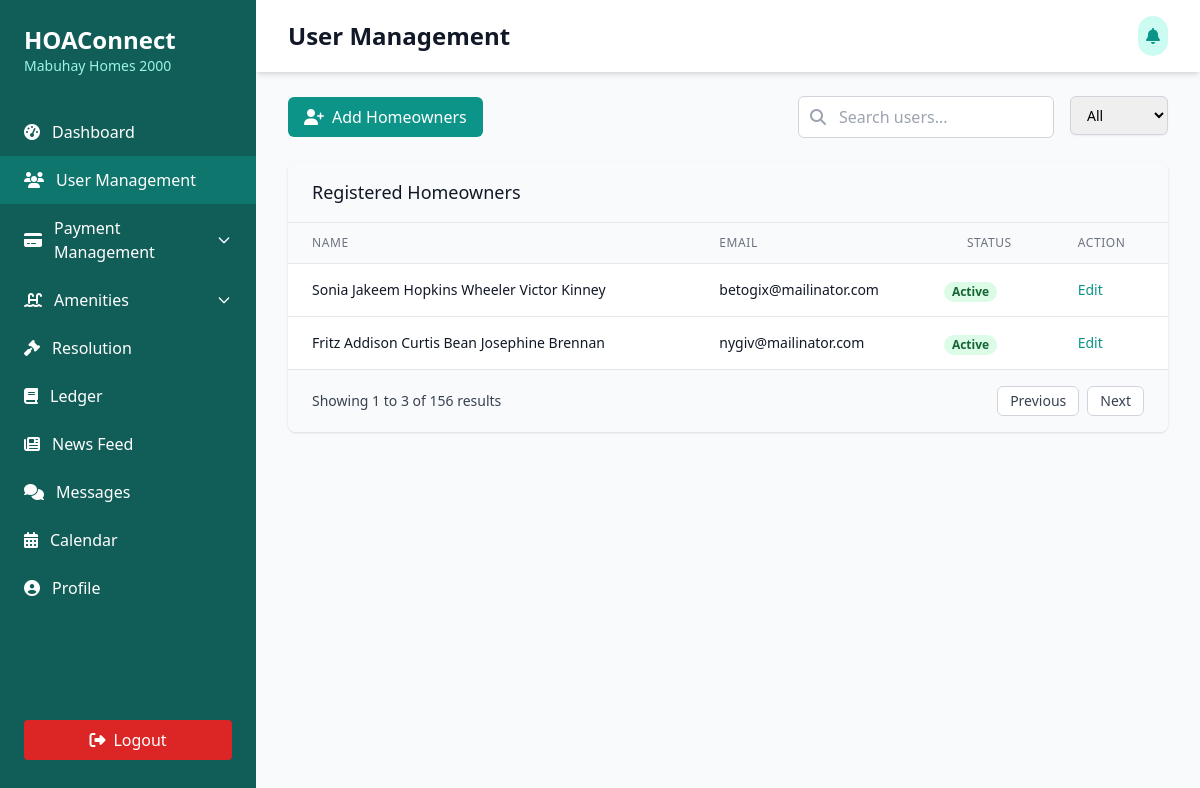
Page /Users/admin/admin-accounts.php on the earlier database version.
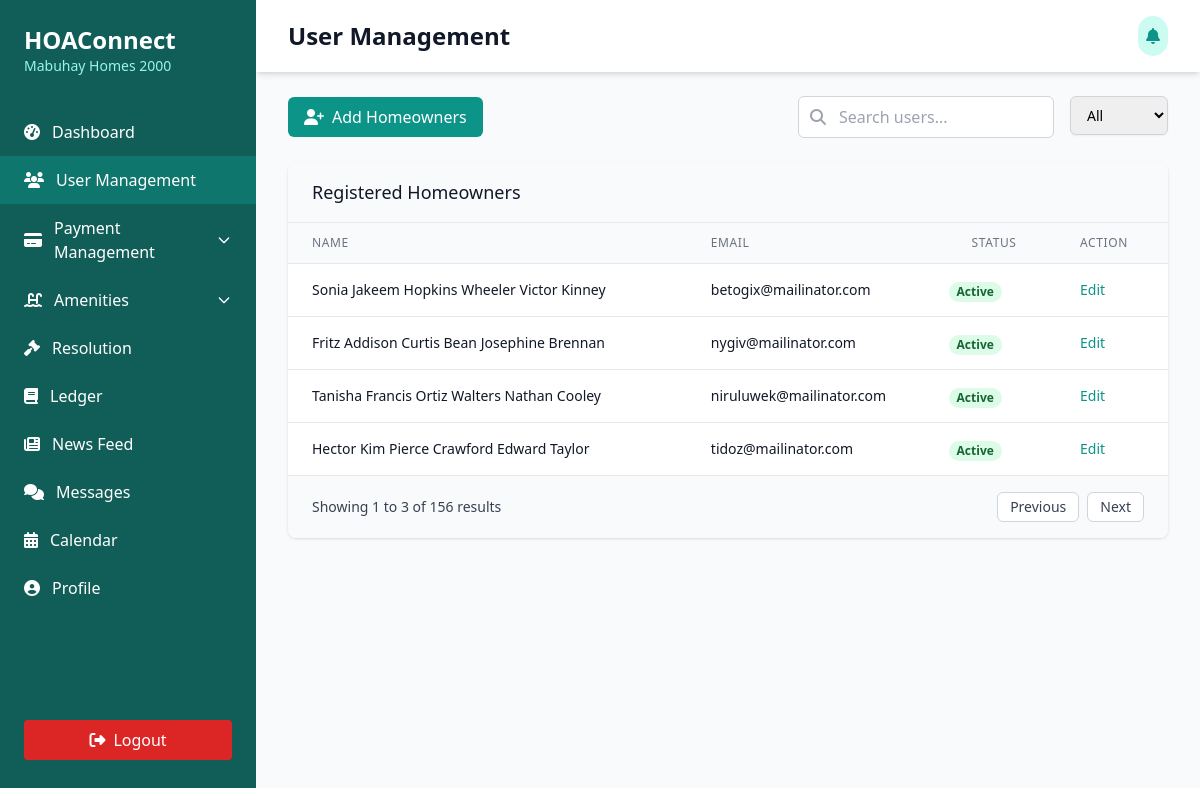
Same page on the later database version.
### tables this page shows
CREATE TABLE `users` (
  `id` int(11) NOT NULL,
  `role_id` int(11) NOT NULL,
  `user_id` int(11) NOT NULL,
  `first_name` varchar(255) NOT NULL,
  `middle_name` varchar(255) NOT NULL,
  `last_name` varchar(255) NOT NULL,
  `suffix` varchar(50) NOT NULL,
  `email_address` varchar(100) NOT NULL,
  `hoa_number` int(11) DEFAULT NULL,
  `phone_number` varchar(100) NOT NULL,
  `age` int(11) NOT NULL,
  `date_of_birth` date NOT NULL,
  `citizenship` varchar(100) NOT NULL,
  `civil_status` varchar(100) NOT NULL,
  `account_status` int(11) NOT NULL,
  `home_address` varchar(255) DEFAULT NULL,
  `lot_number` int(11) NOT NULL,
  `block_number` int(11) NOT NULL,
  `phase_number` int(11) NOT NULL,
  `village_name` varchar(200) NOT NULL,
  `date_created` date NOT NULL,
  `date_updated` date NOT NULL
);

### Users/admin/admin-accounts.php (the view, shortened to what the changed rows need)
<?php
include('../../connection/connection.php');
?>
<!DOCTYPE html>
<html lang="en">
<head>
  <script src="https://cdn.tailwindcss.com"></script>
  <link rel="stylesheet" href="https://cdnjs.cloudflare.com/ajax/libs/font-awesome/6.4.0/css/all.min.css" />
</head>
<body class="bg-gray-50">
  <div class="min-h-screen flex">
    <div class="bg-teal-800 text-white w-64 py-6 flex flex-col">
      <div class="px-6 mb-8">
        <h1 class="text-2xl font-bold">HOAConnect</h1>
      </div>
    </div>
    <div class="flex-1 overflow-x-hidden overflow-y-auto">
      <header class="bg-white shadow-md">
        <div class="max-w-7xl mx-auto py-4 px-4 sm:px-6 lg:px-8 flex justify-between items-center">
            <h1 class="text-2xl font-bold text-gray-900">User Management</h1>
          </div>
    </header>
      <main class="max-w-7xl mx-auto py-6 px-4 sm:px-6 lg:px-8">
        <div class="bg-white shadow rounded-lg overflow-hidden">
          <div class="px-6 py-4 border-b border-gray-200 bg-gray-50">
            <h2 class="text-lg font-medium text-gray-900">Registered Homeowners</h2>
          </div>
          <div class="overflow-x-auto">
            <table class="min-w-full divide-y divide-gray-200">
              <thead class="bg-gray-50">
                <tr>
                  <th scope="col"
                    class="px-6 py-3 text-left text-xs font-medium text-gray-500 uppercase tracking-wider">
                    Name
                  </th>
                  <th scope="col"
                    class="px-6 py-3 text-left text-xs font-medium text-gray-500 uppercase tracking-wider">
                    Email
                  </th>
                   <th scope="col"
                    class="px-6 py-3 text-left text-xs font-medium text-gray-500 uppercase tracking-wider">
                    Status
                  </th>
                  <th scope="col"
                    class="px-6 py-3 text-left text-xs font-medium text-gray-500 uppercase tracking-wider">
                    Action
                  </th>
                </tr>
              </thead>
              <tbody id="userTableBody" class="bg-white divide-y divide-gray-200">
                <?php
                $sql_users = "SELECT * FROM users WHERE role_id = 6";
                $run_sql_users = mysqli_query($conn, $sql_users);
                foreach($run_sql_users as $row_users){
                  ?>
                  <tr>
                  <td class="px-6 py-4 whitespace-nowrap text-sm text-gray-900">
                    <?php echo $row_users['first_name'] . ' ' . $row_users['middle_name'] . ' ' . $row_users['last_name'] . ' ' . $row_users['suffix']; ?>
                  </td>
                  <td class="px-6 py-4 whitespace-nowrap text-sm text-gray-900">
                    <?php echo $row_users['email_address']; ?>
                  </td>
                  <td>
                    <?php
                      if($row_users['account_status'] == 1){
                        echo '<span class="px-2 inline-flex text-xs leading-5 font-semibold rounded-full bg-green-100 text-green-800">Active</span>';
                      }else{
                        echo '<span class="px-2 inline-flex text-xs leading-5 font-semibold rounded-full bg-gray-100 text-red-800">Inactive</span>';
                      }
                    ?>
                  </td>
                  <td class="px-6 py-4 whitespace-nowrap text-sm font-medium">
                    <a href="admin-edit-accounts.php?user_id=<?php echo $row_users['user_id']; ?>"
                      class="text-teal-600 hover:text-teal-900 mr-4">Edit</a>
                  </td>
                <?php
               }
               ?>
              </tbody>
            </table>
          </div>
        </div>
      </main>
    </div>
  </div>
</body>
</html>

Differences in the rows shown:
added users: first_name "Tanisha", middle_name "Francis Ortiz", last_name "Walters", suffix "Nathan Cooley", email_address "niruluwek@mailinator.com", account_status "Active"
added users: first_name "Hector", middle_name "Kim Pierce", last_name "Crawford", suffix "Edward Taylor", email_address "tidoz@mailinator.com", account_status "Active"
